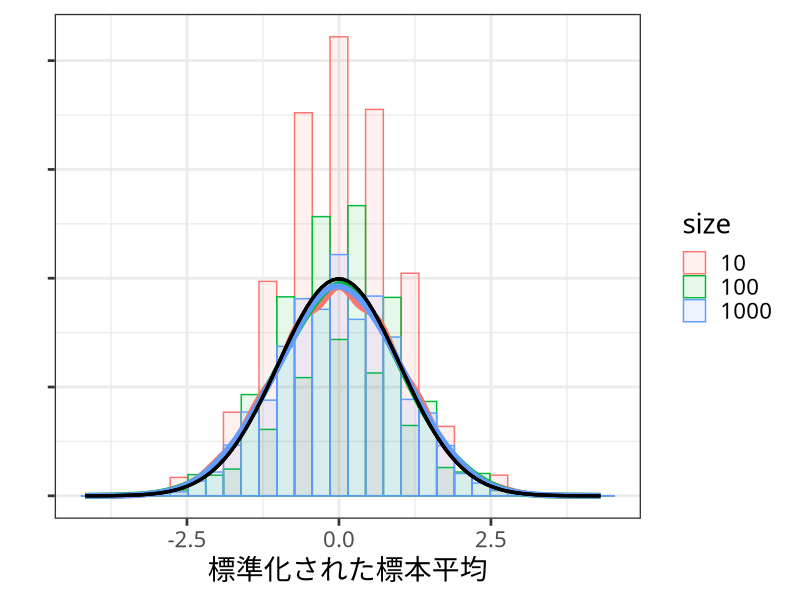

Here is the R script that generated this plot:
library(dplyr)
library(purrr)
library(ggplot2)
library(withr)

size1 <- 10
size2 <- 100
size3 <- 1000


with_seed(2718,
          list(size1, size2, size3) %>% 
            map(~rerun(10000, 
                       data.frame(x = rbinom(n = .x,
                                             size = 1, 
                                             prob = 0.5)))) %>% 
            purrr::set_names(c("10", "100", "1000")) %>% 
            map_dfr(map_dfr, summarise, sum = sum(x),
                    .id = "size")) %>% 
  mutate(across(.cols = size,
                .fns = as.numeric)) %>% 
  mutate(z = (sum - size*0.5) / sqrt(size*0.5^2)) %>% 
  mutate(across(.cols = size,
                .fns = as.factor)) %>% 
  ggplot() +
  aes(x = z,
      fill = size,
      colour = size) +
  geom_histogram(aes(y = ..density..),
                 alpha=0.1,
                 position = "identity",
                 show.legend = TRUE) +
  geom_density(alpha = 0,
               size = 2,
               adjust = 2.3,
               show.legend = FALSE) +
  stat_function(fun = dnorm,
                colour = "black",
                size = 1.1) +
  ylab("") +
  xlab("標準化された標本平均") +
  theme_bw(base_size = 20,
           base_family = "IPAexGothic") +
  theme(axis.text.y = element_blank())
